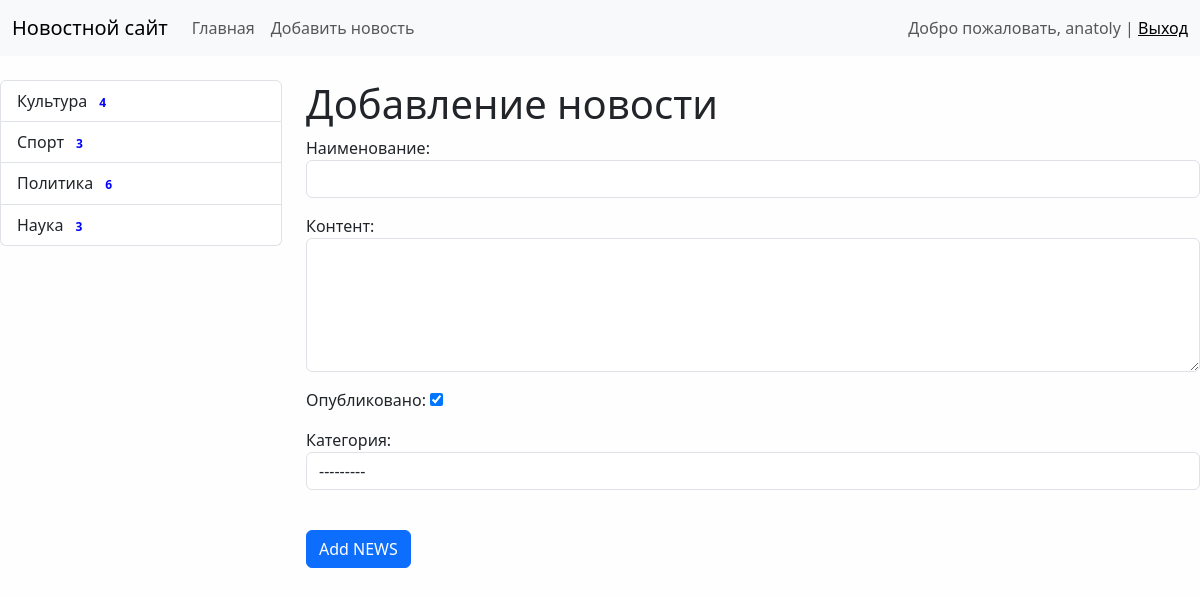
The app's page /news/add-news/ (signed in) with its own data.
### news/models.py (models this page shows)
class Category(models.Model):
    title = models.CharField(max_length=150, db_index=True, verbose_name='Наименование Категории')
    class Meta:
        verbose_name = "Категория"
        verbose_name_plural  = "Категории"
        ordering  = ['title']
    def get_absolute_url(self):
        return reverse('category', kwargs={'category_id': self.pk})
    def __str__(self):
        return self.title

### news/views.py (the view)
# urls.py: path('news/add-news/', CreateNews.as_view(), name='add_news'),
class CreateNews(LoginRequiredMixin,CreateView):
   form_class = NewsForm
   template_name = 'news/add_news.html'
   login_url = '/admin/'
   raise_exception = True

### news/forms.py (shortened to what this page needs)
class NewsForm(forms.ModelForm):
    class Meta:
        model = News
        fields = ['title', 'content', 'is_published', 'category']
        widgets = {
            'title' : forms.TextInput(attrs={'class': 'form-control'}),
            'content': forms.Textarea(attrs={'class': 'form-control', 'rows' : 5}),
            'category': forms.Select(attrs={'class': 'form-control'}),
        }

### news/templatetags/news_tags.py (called while the page is built)
@register.inclusion_tag('news/list_categories.html')
def show_categories(arg1="hello", arg2="world"):
    categories = Category.objects.annotate(cnt=Count('news',filter=F('news__is_published'))).filter(cnt__gt=0)
    return {"categories" : categories, "arg1":arg1, "arg2":arg2}

### news/templates/news/add_news.html (shortened to what this page needs)
{% extends 'base.html' %}
{% block sidebar %}
{%include 'inc/_sidebar.html'%}
{% endblock %}
{% block content %}
          <h1>Добавление новости</h1>
    <form action="{% url 'add_news'%}" method="post">
        {{ form.as_p }}
        <br>
        <button type="submit" class="btn btn-primary btn-block">Add NEWS</button>
    </form>
{% endblock %}

### templates/inc/_nav.html (shortened to what this page needs)
<nav class="navbar navbar-expand-lg bg-body-tertiary">
    <div class="container-fluid">
        <a class="navbar-brand" href="{% url 'home' %}">Новостной сайт</a>
        <div class="collapse navbar-collapse" id="navbarSupportedContent">
            <ul class="navbar-nav me-auto mb-2 mb-lg-0">
                <li class="nav-item">
                    <a class="nav-link" href="{% url 'home' %}">Главная</a>
                </li>
                {% if request.user.is_authenticated %}
                <li class="nav-item">
                    <a class="nav-link" href="{% url 'add_news' %}">Добавить новость</a>
                </li>
                {% endif %}
            </ul>
        <span class="navbar-text">
            {% if request.user.is_authenticated %}
            Добро пожаловать, {{ user.username }} | <a href="{% url 'logout' %}">Выход</a>
            {% else %}
              <a href="{% url 'register' %}">Register</a> | <a href="{% url 'login' %}"> Login</a>
            {% endif %}
        </span>
    </div>
</nav

### news/templates/news/list_categories.html
    <div class="list-group">
                {% for item in categories %}
                <a href="{{ item.get_absolute_url }}" class="list-group-item list-group-item-action" >
                   {{item.title}}
                <span class="badge badge-light" style="color:blue">{{item.cnt}}</span>
                </a>
                {%endfor%}
            </div>

### base/static/css/style.css (style rules this page uses)
body { background-color: #fefefe; }

### records on screen
Category: title "Культура", cnt "4"
Category: title "Спорт", cnt "3"
Category: title "Политика", cnt "6"
Category: title "Наука", cnt "3"

### other values on screen
{{ user.username }} "anatoly"
